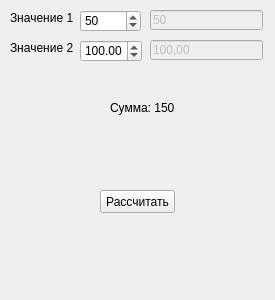
<?xml version="1.0" encoding="UTF-8"?>
<ui version="4.0">
 <class>Form</class>
 <widget class="QWidget" name="Form">
  <property name="geometry">
   <rect>
    <x>0</x>
    <y>0</y>
    <width>275</width>
    <height>300</height>
   </rect>
  </property>
  <property name="windowTitle">
   <string>Form</string>
  </property>
  <widget class="QLabel" name="label">
   <property name="geometry">
    <rect>
     <x>10</x>
     <y>10</y>
     <width>71</width>
     <height>16</height>
    </rect>
   </property>
   <property name="text">
    <string>Значение 1</string>
   </property>
  </widget>
  <widget class="QLabel" name="label_2">
   <property name="geometry">
    <rect>
     <x>10</x>
     <y>40</y>
     <width>71</width>
     <height>16</height>
    </rect>
   </property>
   <property name="text">
    <string>Значение 2</string>
   </property>
  </widget>
  <widget class="QSpinBox" name="znachenie1">
   <property name="geometry">
    <rect>
     <x>80</x>
     <y>10</y>
     <width>61</width>
     <height>22</height>
    </rect>
   </property>
   <property name="maximum">
    <number>99999</number>
   </property>
   <property name="value">
    <number>50</number>
   </property>
  </widget>
  <widget class="QDoubleSpinBox" name="doubleSpinBox">
   <property name="geometry">
    <rect>
     <x>80</x>
     <y>40</y>
     <width>62</width>
     <height>22</height>
    </rect>
   </property>
   <property name="maximum">
    <double>100000.990000000005239</double>
   </property>
   <property name="value">
    <double>100.000000000000000</double>
   </property>
  </widget>
  <widget class="QLineEdit" name="lineEdit">
   <property name="enabled">
    <bool>false</bool>
   </property>
   <property name="geometry">
    <rect>
     <x>150</x>
     <y>10</y>
     <width>113</width>
     <height>20</height>
    </rect>
   </property>
   <property name="text">
    <string>50</string>
   </property>
  </widget>
  <widget class="QLineEdit" name="lineEdit_2">
   <property name="enabled">
    <bool>false</bool>
   </property>
   <property name="geometry">
    <rect>
     <x>150</x>
     <y>40</y>
     <width>113</width>
     <height>20</height>
    </rect>
   </property>
   <property name="text">
    <string>100,00</string>
   </property>
  </widget>
  <widget class="QLabel" name="label_3">
   <property name="geometry">
    <rect>
     <x>110</x>
     <y>100</y>
     <width>111</width>
     <height>16</height>
    </rect>
   </property>
   <property name="text">
    <string>Сумма: 150</string>
   </property>
  </widget>
  <widget class="QPushButton" name="pushButton">
   <property name="geometry">
    <rect>
     <x>100</x>
     <y>190</y>
     <width>75</width>
     <height>23</height>
    </rect>
   </property>
   <property name="text">
    <string>Рассчитать</string>
   </property>
  </widget>
 </widget>
 <resources/>
 <connections/>
</ui>
